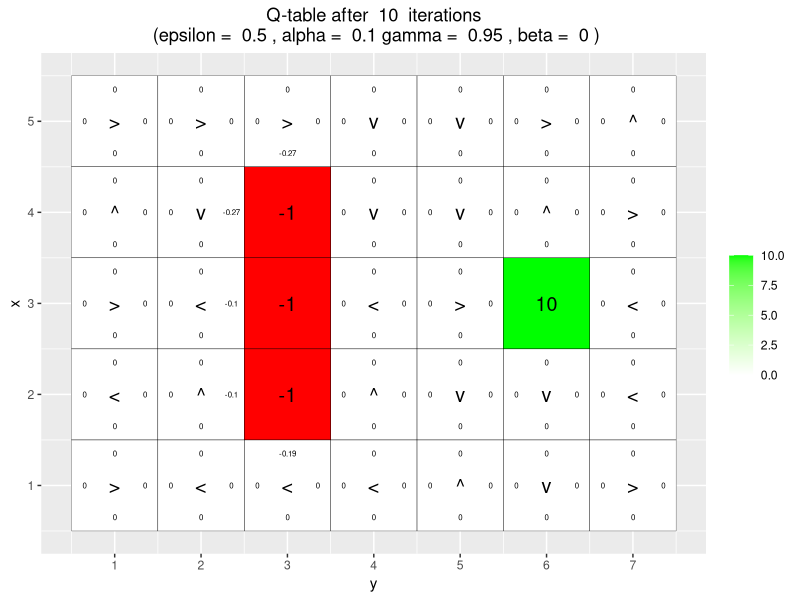
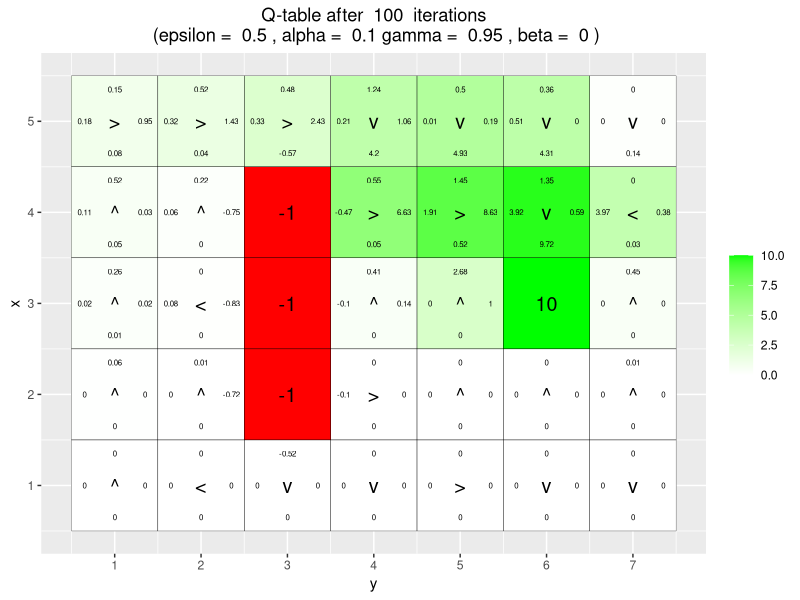
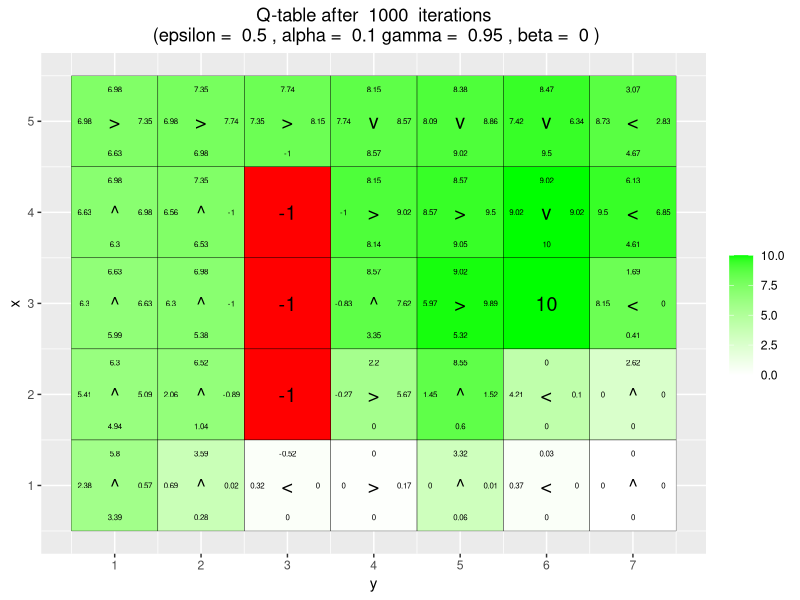
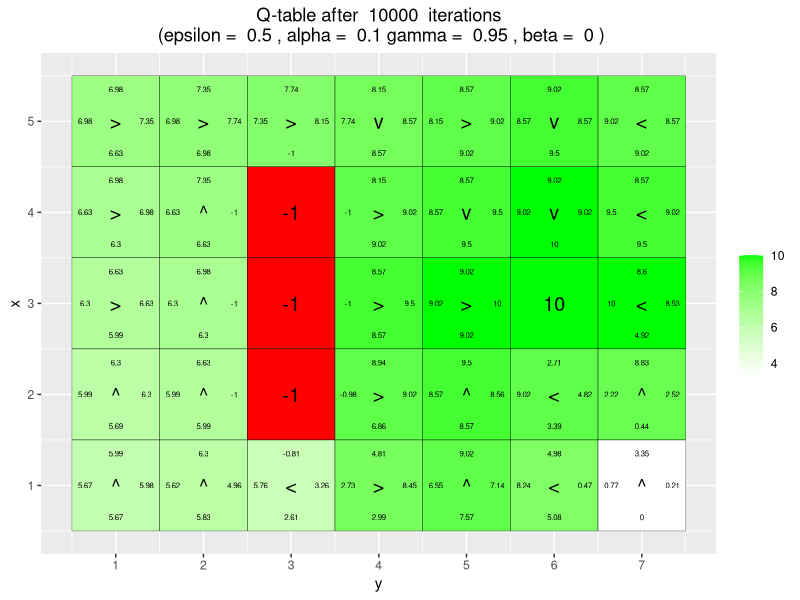
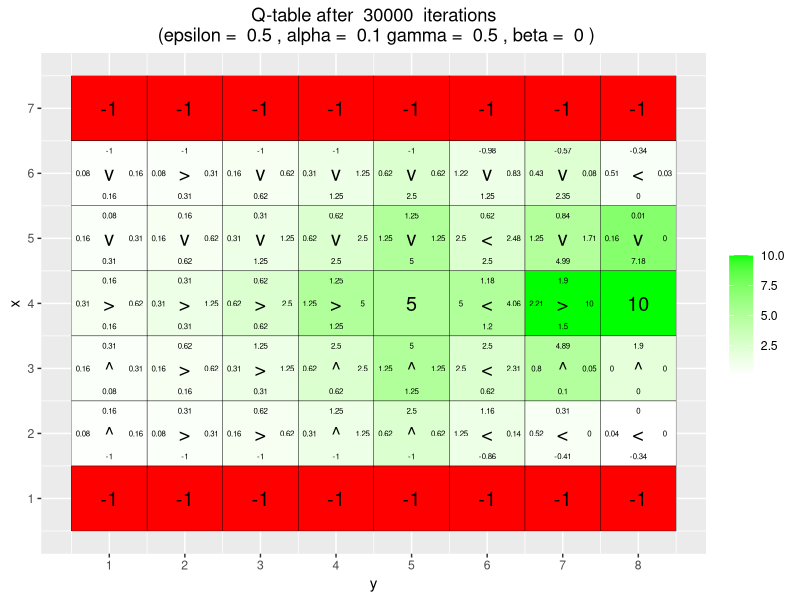
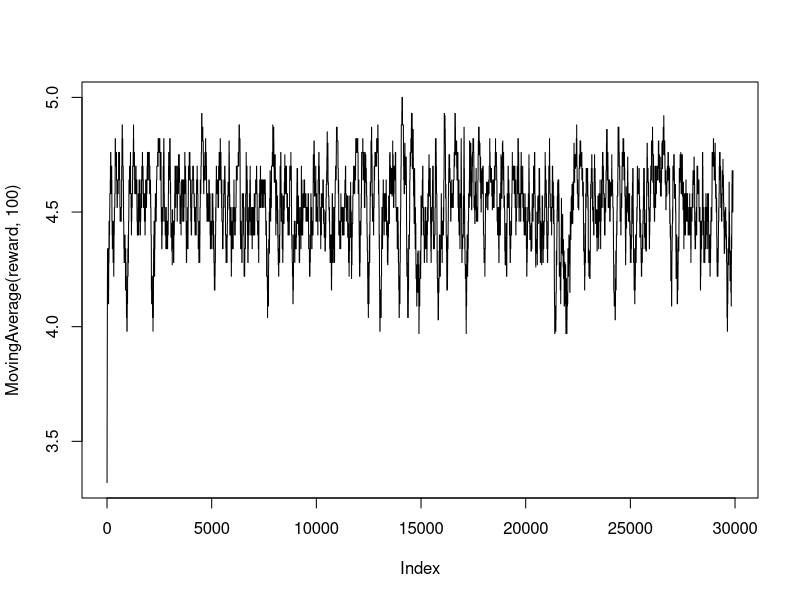
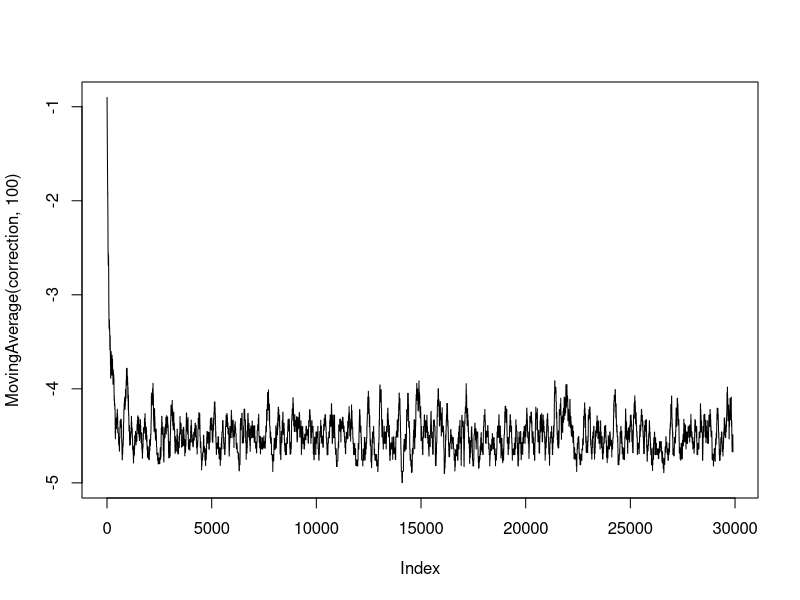
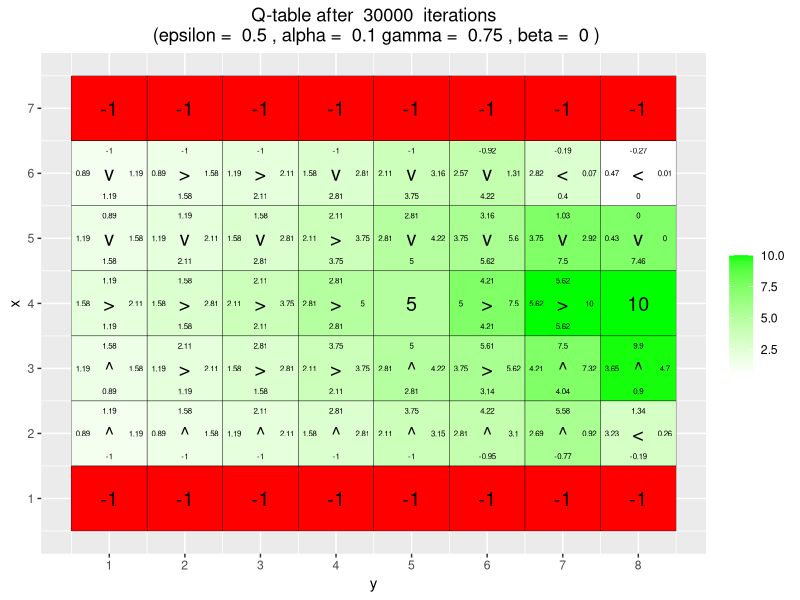

Generate these figures, in order, with R: (Note: a time limit stopped this script after it produced the figures.)
## ---- chunk 1
knitr::opts_chunk$set(echo = TRUE, message = FALSE, warning = FALSE, out.width='.49\\linewidth', fig.width=5, fig.height=5,fig.show='hold',fig.align='center', results='asis')
## ---- chunk 2
# By Jose M. Peña and Joel Oskarsson.
# For teaching purposes.
# jose.m.pena@liu.se.

#####################################################################################################
# Q-learning
#####################################################################################################

# install.packages("ggplot2")
# install.packages("vctrs")
library(ggplot2)

# If you do not see four arrows in line 16, then do the following:
# File/Reopen with Encoding/UTF-8

arrows <- c("^", ">", "v", "<")
action_deltas <- list(c(1,0), # up
                      c(0,1), # right
                      c(-1,0), # down
                      c(0,-1)) # left

vis_environment <- function(iterations=0, epsilon = 0.5, alpha = 0.1, gamma = 0.95, beta = 0){
  
  # Visualize an environment with rewards. 
  # Q-values for all actions are displayed on the edges of each tile.
  # The (greedy) policy for each state is also displayed.
  # 
  # Args:
  #   iterations, epsilon, alpha, gamma, beta (optional): for the figure title.
  #   reward_map (global variable): a HxW array containing the reward given at each state.
  #   q_table (global variable): a HxWx4 array containing Q-values for each state-action pair.
  #   H, W (global variables): environment dimensions.
  
  df <- expand.grid(x=1:H,y=1:W)
  foo <- mapply(function(x,y) ifelse(reward_map[x,y] == 0,q_table[x,y,1],NA),df$x,df$y)
  df$val1 <- as.vector(round(foo, 2))
  foo <- mapply(function(x,y) ifelse(reward_map[x,y] == 0,q_table[x,y,2],NA),df$x,df$y)
  df$val2 <- as.vector(round(foo, 2))
  foo <- mapply(function(x,y) ifelse(reward_map[x,y] == 0,q_table[x,y,3],NA),df$x,df$y)
  df$val3 <- as.vector(round(foo, 2))
  foo <- mapply(function(x,y) ifelse(reward_map[x,y] == 0,q_table[x,y,4],NA),df$x,df$y)
  df$val4 <- as.vector(round(foo, 2))
  foo <- mapply(function(x,y) 
    ifelse(reward_map[x,y] == 0,arrows[GreedyPolicy(x,y)],reward_map[x,y]),df$x,df$y)
  df$val5 <- as.vector(foo)
  foo <- mapply(function(x,y) ifelse(reward_map[x,y] == 0,max(q_table[x,y,]),
                                     ifelse(reward_map[x,y]<0,NA,reward_map[x,y])),df$x,df$y)
  df$val6 <- as.vector(foo)
  
  print(ggplot(df,aes(x = y,y = x)) +
          scale_fill_gradient(low = "white", high = "green", na.value = "red", name = "") +
          geom_tile(aes(fill=val6)) +
          geom_text(aes(label = val1),size = 2,nudge_y = .35,na.rm = TRUE) +
          geom_text(aes(label = val2),size = 2,nudge_x = .35,na.rm = TRUE) +
          geom_text(aes(label = val3),size = 2,nudge_y = -.35,na.rm = TRUE) +
          geom_text(aes(label = val4),size = 2,nudge_x = -.35,na.rm = TRUE) +
          geom_text(aes(label = val5),size = 5) +
          geom_tile(fill = 'transparent', colour = 'black') + 
          ggtitle(paste("Q-table after ",iterations," iterations\n",
                        "(epsilon = ",epsilon,", alpha = ",alpha,"gamma = ",gamma,", beta = ",beta,")")) +
          theme(plot.title = element_text(hjust = 0.5)) +
          scale_x_continuous(breaks = c(1:W),labels = c(1:W)) +
          scale_y_continuous(breaks = c(1:H),labels = c(1:H)))
  
}

GreedyPolicy <- function(x, y){
  
  # Get a greedy action for state (x,y) from q_table.
  #
  # Args:
  #   x, y: state coordinates.
  #   q_table (global variable): a HxWx4 array containing Q-values for each state-action pair.
  # 
  # Returns:
  #   An action, i.e. integer in {1,2,3,4}.
  
  # Your code here.
  return(which.max(rank(q_table[x,y,], ties.method = "random")))
}

EpsilonGreedyPolicy <- function(x, y, epsilon){
  
  # Get an epsilon-greedy action for state (x,y) from q_table.
  #
  # Args:
  #   x, y: state coordinates.
  #   epsilon: probability of acting randomly.
  # 
  # Returns:
  #   An action, i.e. integer in {1,2,3,4}.
  
  # Your code here.
  if(runif(1)>epsilon){
    direction = GreedyPolicy(x,y)
  }else{
    direction = sample(1:4,1)
  }
  
  return(direction)
}

transition_model <- function(x, y, action, beta){
  
  # Computes the new state after given action is taken. The agent will follow the action 
  # with probability (1-beta) and slip to the right or left with probability beta/2 each.
  # 
  # Args:
  #   x, y: state coordinates.
  #   action: which action the agent takes (in {1,2,3,4}).
  #   beta: probability of the agent slipping to the side when trying to move.
  #   H, W (global variables): environment dimensions.
  # 
  # Returns:
  #   The new state after the action has been taken.
  
  delta <- sample(-1:1, size = 1, prob = c(0.5*beta,1-beta,0.5*beta))
  final_action <- ((action + delta + 3) %% 4) + 1
  foo <- c(x,y) + unlist(action_deltas[final_action])
  foo <- pmax(c(1,1),pmin(foo,c(H,W)))
  
  return (foo)
}

q_learning <- function(start_state, epsilon = 0.5, alpha = 0.1, gamma = 0.95, 
                       beta = 0){
  
  # Perform one episode of Q-learning. The agent should move around in the 
  # environment using the given transition model and update the Q-table.
  # The episode ends when the agent reaches a terminal state.
  # 
  # Args:
  #   start_state: array with two entries, describing the starting position of the agent.
  #   epsilon (optional): probability of acting greedily.
  #   alpha (optional): learning rate.
  #   gamma (optional): discount factor.
  #   beta (optional): slipping factor.
  #   reward_map (global variable): a HxW array containing the reward given at each state.
  #   q_table (global variable): a HxWx4 array containing Q-values for each state-action pair.
  # 
  # Returns:
  #   reward: reward received in the episode.
  #   correction: sum of the temporal difference correction terms over the episode.
  #   q_table (global variable): Recall that R passes arguments by value. So, q_table being
  #   a global variable can be modified with the superassigment operator <<-.
  
  # Your code here.
  current_state = start_state
  episode_correction = 0
  repeat{
    # Follow policy, execute action, get reward.
    action = EpsilonGreedyPolicy(current_state[1], current_state[2], epsilon)
    new_state = transition_model(current_state[1], current_state[2], action, beta)
    reward = reward_map[new_state[1], new_state[2]]
    
    # Q-table update.
    q_action_value = q_table[current_state[1], current_state[2], action]
    next_exp_r = max(q_table[new_state[1], new_state[2],])
    
    correction = gamma*next_exp_r - q_action_value
    q_table[current_state[1], current_state[2],action] <<- q_action_value + alpha*(reward + correction)
    episode_correction = episode_correction+correction
    current_state=new_state
    if(reward!=0)
      # End episode.
      return (c(reward,episode_correction))
    
  }
  
}

#####################################################################################################
# Q-Learning Environments
#####################################################################################################

# Environment A (learning)

H <- 5
W <- 7

reward_map <- matrix(0, nrow = H, ncol = W)
reward_map[3,6] <- 10
reward_map[2:4,3] <- -1

q_table <- array(0,dim = c(H,W,4))

#vis_environment()

for(i in 1:10000){
  foo <- q_learning(start_state = c(3,1))
  
  if(any(i==c(10,100,1000,10000)))
    vis_environment(i)
}

## ---- chunk 3
# Environment B (the effect of epsilon and gamma)

H <- 7
W <- 8

reward_map <- matrix(0, nrow = H, ncol = W)
reward_map[1,] <- -1
reward_map[7,] <- -1
reward_map[4,5] <- 5
reward_map[4,8] <- 10

q_table <- array(0,dim = c(H,W,4))

#vis_environment()
## ---- chunk 4
MovingAverage <- function(x, n){
  
  cx <- c(0,cumsum(x))
  rsum <- (cx[(n+1):length(cx)] - cx[1:(length(cx) - n)]) / n
  
  return (rsum)
}

# Epsilon 0.5
for(j in c(0.5,0.75,0.95)){
  q_table <- array(0,dim = c(H,W,4))
  reward <- NULL
  correction <- NULL
  
  for(i in 1:30000){
    foo <- q_learning(gamma = j, start_state = c(4,1))
    reward <- c(reward,foo[1])
    correction <- c(correction,foo[2])
  }
  
  vis_environment(i, gamma = j)
  plot(MovingAverage(reward,100),type = "l")
  plot(MovingAverage(correction,100),type = "l")
}
## ---- chunk 5
# Epsilon 0.1
for(j in c(0.5,0.75,0.95)){
  q_table <- array(0,dim = c(H,W,4))
  reward <- NULL
  correction <- NULL
  
  for(i in 1:30000){
    foo <- q_learning(epsilon = 0.1, gamma = j, start_state = c(4,1))
    reward <- c(reward,foo[1])
    correction <- c(correction,foo[2])
  }
  
  vis_environment(i, epsilon = 0.1, gamma = j)
  plot(MovingAverage(reward,100),type = "l")
  plot(MovingAverage(correction,100),type = "l")
}
## ---- chunk 6
# Environment C (the effect of beta).

H <- 3
W <- 6

reward_map <- matrix(0, nrow = H, ncol = W)
reward_map[1,2:5] <- -1
reward_map[1,6] <- 10

q_table <- array(0,dim = c(H,W,4))

#vis_environment()

for(j in c(0,0.2,0.4,0.66)){
  q_table <- array(0,dim = c(H,W,4))
  
  for(i in 1:10000)
    foo <- q_learning(gamma = 0.6, beta = j, start_state = c(1,1))
  
  vis_environment(i, gamma = 0.6, beta = j)
}
